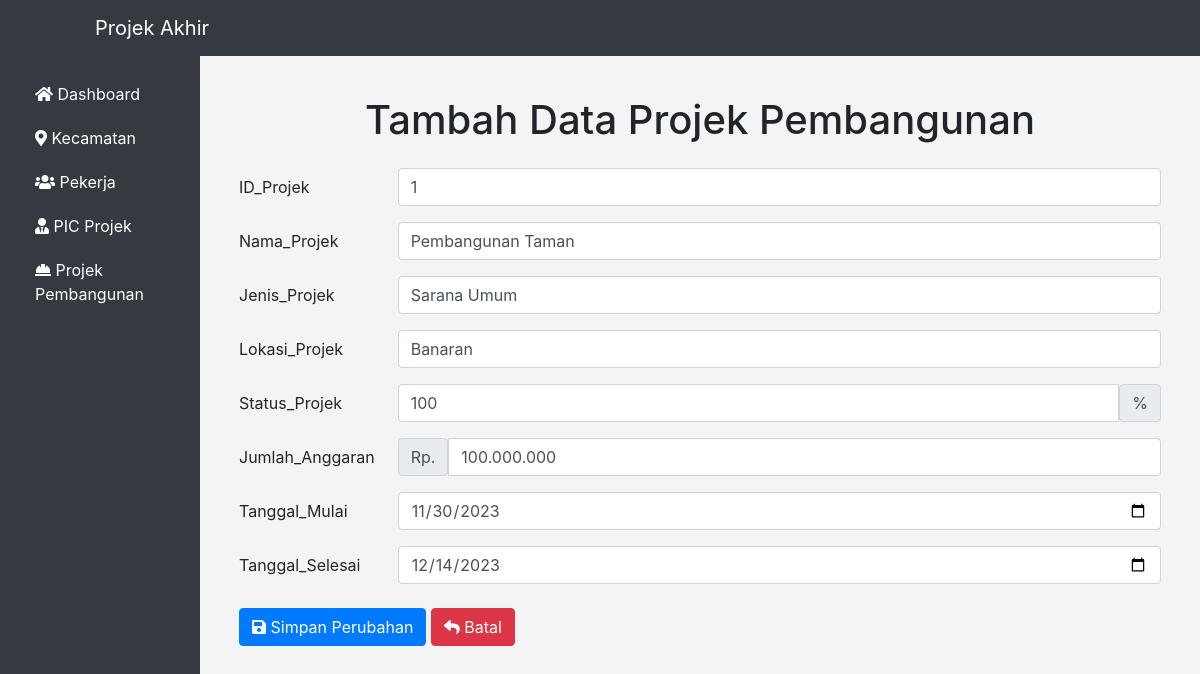
Screenshot of /projek_pembangunan/kelola.php?ubah=1 with the database file from the repository.
### tables this page shows
CREATE TABLE `projek_pembangunan` (
  `id_projek` int(7) NOT NULL,
  `nama_projek` char(50) NOT NULL,
  `jenis_projek` char(50) NOT NULL,
  `lokasi_projek` varchar(100) NOT NULL,
  `status_projek` int(3) NOT NULL,
  `jumlah_anggaran` varchar(50) NOT NULL,
  `tanggal_mulai` date NOT NULL,
  `tanggal_selesai` date DEFAULT NULL,
  `id_kecamatan` int(7) DEFAULT NULL,
  `id_pic` int(7) DEFAULT NULL
);

### projek_pembangunan/kelola.php (the view, shortened to what this page needs)
<?php
include 'koneksi.php';
$id_projek = '';
$nama_projek = '';
$jenis_projek = '';
$lokasi_projek = '';
$status_projek = '';
$jumlah_anggaran = '';
$tanggal_mulai = '';
$tanggal_selesai = '';
if (isset($_GET['ubah'])) {
    $id_projek = $_GET['ubah'];
    $query = "SELECT * FROM projek_pembangunan WHERE id_projek = '$id_projek';";
    $sql = mysqli_query($conn, $query);
    $result = mysqli_fetch_assoc($sql);
    $nama_projek = $result["nama_projek"];
    $jenis_projek = $result["jenis_projek"];
    $lokasi_projek = $result["lokasi_projek"];
    $status_projek = $result["status_projek"];
    $jumlah_anggaran = $result["jumlah_anggaran"];
    $tanggal_mulai = $result["tanggal_mulai"];
    $tanggal_selesai = $result["tanggal_selesai"];
}
?>
<!DOCTYPE html>
<html>
<head>
    <link href="https://cdn.jsdelivr.net/npm/bootstrap@4.6.2/dist/css/bootstrap.min.css" rel="stylesheet" />
    <link rel="stylesheet" href="https://cdnjs.cloudflare.com/ajax/libs/font-awesome/5.15.4/css/all.min.css" />
</head>
<body>
    <header>
        <nav class="navbar navbar-expand-lg navbar-dark bg-dark fixed-top">
            <div class="container">
                <a class="navbar-brand" href="#" style="margin-left: 50px">Projek Akhir</a>
            </div>
        </nav>
    </header>
    <div class="container-fluid">
        <div class="row">
            <nav id="sidebar" class="col-md-3 col-lg-2 d-md-block collapse">
                <div class="sidebar-sticky">
                    <ul class="nav flex-column">
                        <li class="nav-item">
                            <a class="nav-link active" href="../menu.php">
                                <i class="fas fa-home"></i> Dashboard
                            </a>
                        </li>
                        <li class="nav-item">
                            <a class="nav-link" href="">
                                <i class="fas fa-map-marker-alt"></i> Kecamatan
                            </a>
                        </li>
                        <li class="nav-item">
                            <a class="nav-link" href="../pekerja">
                                <i class="fas fa-users"></i> Pekerja
                            </a>
                        </li>
                        <li class="nav-item">
                            <a class="nav-link" href="../pic_projek">
                                <i class="fas fa-user-tie"></i> PIC Projek
                            </a>
                        </li>
                        <li class="nav-item">
                            <a class="nav-link" href="../projek_pembangunan">
                                <i class="fas fa-hard-hat"></i> Projek Pembangunan
                            </a>
                        </li>
                    </ul>
                </div>
            </nav>
            <main role="main" class="col-md-9 ml-sm-auto col-lg-10 px-md-4">
                <div class="container">
                    <h1 class="mt-4 mb-4">
                        <center>Tambah Data Projek Pembangunan</center>
                    </h1>
                </div>
                <div class="container">
                    <form method="POST" action="proses.php">
                        <div class="mb-3 row">
                            <label for="id_projek" class="col-sm-2 col-form-label">ID_Projek</label>
                            <div class="col-sm-10">
                                <input type="text" name="id_projek" class="form-control" id="id_projek"
                                    value="<?php echo $id_projek ?>">
                            </div>
                        </div>
                        <div class="mb-3 row">
                            <label for="nama_projek" class="col-sm-2 col-form-label">Nama_Projek</label>
                            <div class="col-sm-10">
                                <input type="text" name="nama_projek" class="form-control" id="nama_projek"
                                    value="<?php echo $nama_projek ?>">
                            </div>
                        </div>
                        <div class="mb-3 row">
                            <label for="jenis_projek" class="col-sm-2 col-form-label">Jenis_Projek</label>
                            <div class="col-sm-10">
                                <input type="text" name="jenis_projek" class="form-control" id="jenis_projek"
                                    value="<?php echo $jenis_projek ?>">
                            </div>
                        </div>
                        <div class="mb-3 row">
                            <label for="lokasi_projek" class="col-sm-2 col-form-label">Lokasi_Projek</label>
                            <div class="col-sm-10">
                                <input type="text" name="lokasi_projek" class="form-control" id="lokasi_projek"
                                    value="<?php echo $lokasi_projek ?>">
                            </div>
                        </div>
                        <div class="mb-3 row">
                            <label for="status_projek" class="col-sm-2 col-form-label">Status_Projek</label>
                            <div class="col-sm-10">
                                <div class="input-group">
                                    <input type="text" name="status_projek" class="form-control" id="status_projek"
                                        value="<?php echo $status_projek ?>">
                                    <span class="input-group-text">%</span>
                                </div>
                            </div>
                        </div>
                        <div class="mb-3 row">
                            <label for="jumlah_anggaran" class="col-sm-2 col-form-label">Jumlah_Anggaran</label>
                            <div class="col-sm-10">
                                <div class="input-group">
                                    <span class="input-group-text">Rp.</span>
                                    <input type="text" name="jumlah_anggaran" class="form-control" id="jumlah_anggaran"
                                        value="<?php echo $jumlah_anggaran ?>">
                                </div>
                            </div>
                        </div>
                        <div class="mb-3 row">
                            <label for="tanggal_mulai" class="col-sm-2 col-form-label">Tanggal_Mulai</label>
                            <div class="col-sm-10">
                                <input type="date" name="tanggal_mulai" class="form-control" id="tanggal_mulai"
                                    value="<?php echo $tanggal_mulai ?>">
                            </div>
                        </div>
                        <div class="mb-3 row">
                            <label for="tanggal_selesai" class="col-sm-2 col-form-label">Tanggal_Selesai</label>
                            <div class="col-sm-10">
                                <input type="date" name="tanggal_selesai" class="form-control" id="tanggal_selesai"
                                    value="<?php echo $tanggal_selesai ?>">
                            </div>
                        </div>
                        <div class="mb-3 row mt-4">
                            <div class="col">
                                <?php
                                if (isset($_GET['ubah'])) {
                                    ?>
                                    <button type="submit" name="aksi" value="edit" class="btn btn-primary">
                                        <i class="fas fa-save"></i>
                                        Simpan Perubahan
                                    </button>
                                    <?php
                                }
                                ?>
                                <a href="index.php" type="button" class="btn btn-danger">
                                    <i class="fa fa-reply" aria-hidden="true"></i>
                                    Batal
                                </a>
                            </div>
                        </div>
                    </form>
                </div>
        </div>
    </div>
</body>
</html>

### projek_pembangunan/kelola.php (style rules this page uses)
body { background-color: #f4f4f4; }
#sidebar { background-color: #343a40; color: white; height: 100vh; position: fixed; top: 0; left: 0; transition: all 0.3s; z-index: 1; padding-top: 4.5rem; }
#sidebar a { color: white; }
#sidebar .nav-link { padding: 10px 20px; }
main { padding-top: 4.5rem; }

### rows the page displays
projek_pembangunan: nama_projek "Pembangunan Taman", jenis_projek "Sarana Umum", lokasi_projek "Banaran", status_projek "100", jumlah_anggaran "100.000.000", tanggal_mulai "11/30/2023", tanggal_selesai "12/14/2023"
